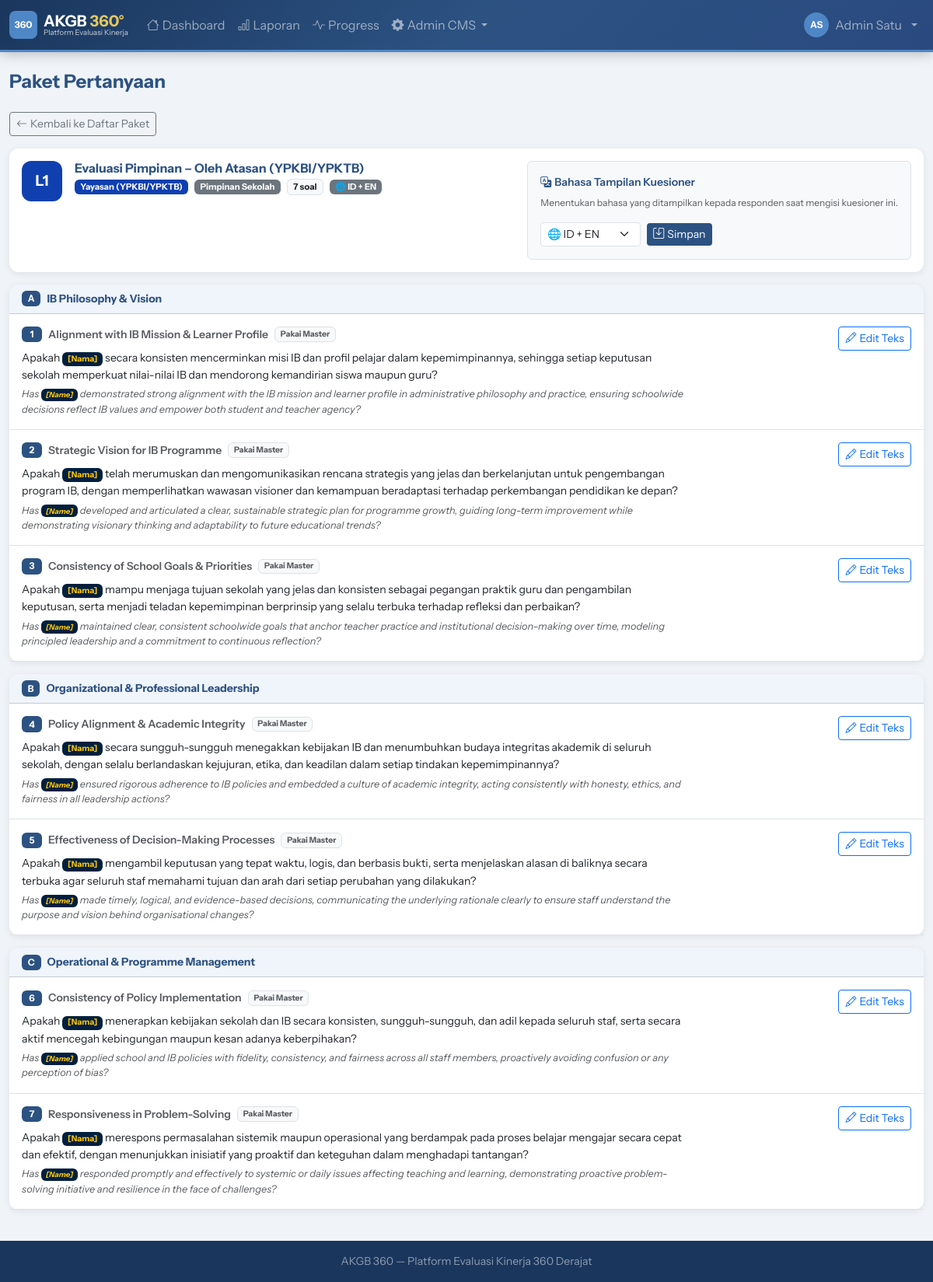
Screenshot of /demo/admin/questions_packages.php?pkg=1&et=leader (signed in) with the database file from the repository.
### tables this page shows
CREATE TABLE `packages` (
  `id` int NOT NULL AUTO_INCREMENT,
  `code` varchar(20) NOT NULL,
  `name` varchar(200) NOT NULL,
  `eval_type_id` int NOT NULL,
  `period_id` int DEFAULT NULL COMMENT 'NULL = template global, ada nilai = terikat periode',
  `respondent_type` varchar(50) NOT NULL,
  `description` text,
  `is_self_reflection` tinyint(1) DEFAULT '0',
  `question_lang` enum('both','id','en') NOT NULL DEFAULT 'both',
  PRIMARY KEY (`id`),
  KEY `eval_type_id` (`eval_type_id`),
  KEY `period_id` (`period_id`),
  CONSTRAINT `packages_ibfk_1` FOREIGN KEY (`eval_type_id`) REFERENCES `eval_types` (`id`),
  CONSTRAINT `packages_ibfk_2` FOREIGN KEY (`period_id`) REFERENCES `eval_periods` (`id`) ON DELETE SET NULL
);

CREATE TABLE `eval_types` (
  `id` int NOT NULL AUTO_INCREMENT,
  `code` varchar(20) NOT NULL,
  `name` varchar(100) NOT NULL,
  PRIMARY KEY (`id`),
  UNIQUE KEY `code` (`code`)
);

CREATE TABLE `package_questions` (
  `id` int NOT NULL AUTO_INCREMENT,
  `package_id` int NOT NULL,
  `question_id` int NOT NULL,
  `question_id_text_override` text COMMENT 'Override teks ID untuk paket ini (NULL = pakai master)',
  `question_en_text_override` text COMMENT 'Override teks EN untuk paket ini (NULL = pakai master)',
  `order_num` int DEFAULT '0',
  PRIMARY KEY (`id`),
  KEY `package_id` (`package_id`),
  KEY `question_id` (`question_id`),
  CONSTRAINT `package_questions_ibfk_1` FOREIGN KEY (`package_id`) REFERENCES `packages` (`id`) ON DELETE CASCADE,
  CONSTRAINT `package_questions_ibfk_2` FOREIGN KEY (`question_id`) REFERENCES `questions` (`id`)
);

CREATE TABLE `standards` (
  `id` int NOT NULL AUTO_INCREMENT,
  `domain_id` int NOT NULL,
  `name` varchar(250) NOT NULL,
  `description` text,
  `extended_description` text,
  `elaboration_id` text,
  `elaboration_en` text,
  `order_num` int DEFAULT '0',
  PRIMARY KEY (`id`),
  KEY `domain_id` (`domain_id`),
  CONSTRAINT `standards_ibfk_1` FOREIGN KEY (`domain_id`) REFERENCES `domains` (`id`)
);

CREATE TABLE `questions` (
  `id` int NOT NULL AUTO_INCREMENT,
  `standard_id` int NOT NULL,
  `question_id_text` text NOT NULL,
  `question_en_text` text NOT NULL,
  PRIMARY KEY (`id`),
  KEY `standard_id` (`standard_id`),
  CONSTRAINT `questions_ibfk_1` FOREIGN KEY (`standard_id`) REFERENCES `standards` (`id`)
);

### public_html/demo/includes/db.php (called while the page is built, shortened)
<?php
class Database {
    private static ?PDO $instance = null;
    public static function getInstance(): PDO {
        if (self::$instance === null) {
            $dsn = "mysql:host=" . DB_HOST . ";dbname=" . DB_NAME . ";charset=" . DB_CHARSET;
            $options = [
                PDO::ATTR_ERRMODE            => PDO::ERRMODE_EXCEPTION,
                PDO::ATTR_DEFAULT_FETCH_MODE => PDO::FETCH_ASSOC,
                PDO::ATTR_EMULATE_PREPARES   => false,
            ];
            try {
                self::$instance = new PDO($dsn, DB_USER, DB_PASS, $options);
            } catch (PDOException $e) {
                die(json_encode(['error' => 'Database connection failed: ' . $e->getMessage()]));
            }
        }
        return self::$instance;
    }
    public static function query(string $sql, array $params = []): PDOStatement {
        $stmt = self::getInstance()->prepare($sql);
        $stmt->execute($params);
        return $stmt;
    }
    public static function fetchAll(string $sql, array $params = []): array {
        return self::query($sql, $params)->fetchAll();
    }
    public static function fetchOne(string $sql, array $params = []): ?array {
        $row = self::query($sql, $params)->fetch();
        return $row ?: null;
    }
}

### public_html/demo/includes/functions.php (called while the page is built, shortened)
<?php
function h(string $s = ''): string {
    return htmlspecialchars($s, ENT_QUOTES, 'UTF-8');
}

### public_html/demo/admin/questions_packages.php (the view, shortened to what this page needs)
<?php
require_once __DIR__ . '/../includes/db.php';
require_once __DIR__ . '/../includes/functions.php';
require_once __DIR__ . '/../includes/layout.php';
$viewPkg  = (int)($_GET['pkg'] ?? 0);
$filterEt = $_GET['et'] ?? '';
$pkgDetail    = null;
$pkgQuestions = [];
if ($viewPkg) {
    $pkgDetail = Database::fetchOne("
        SELECT p.*, et.name as et_name, pw.weight
        FROM packages p
        JOIN eval_types et ON et.id = p.eval_type_id
        LEFT JOIN package_weights pw ON pw.package_id = p.id
        WHERE p.id = ?
    ", [$viewPkg]);
    if ($pkgDetail) {
        $rows = Database::fetchAll("
            SELECT
                pq.id as pq_id, pq.order_num,
                pq.question_id_text_override,
                pq.question_en_text_override,
                q.id as q_id,
                q.question_id_text as master_id,
                q.question_en_text as master_en,
                s.id as s_id, s.name as s_name,
                d.name as d_name, d.code as d_code
            FROM package_questions pq
            JOIN questions q ON pq.question_id = q.id
            JOIN standards s ON q.standard_id = s.id
            JOIN domains d ON s.domain_id = d.id
            WHERE pq.package_id = ?
            ORDER BY pq.order_num
        ", [$viewPkg]);
        $byDomain = [];
        foreach ($rows as $r) {
            $byDomain[$r['d_code']]['name']  = $r['d_name'];
            $byDomain[$r['d_code']]['code']  = $r['d_code'];
            $byDomain[$r['d_code']]['items'][] = $r;
        }
        $pkgQuestions = $byDomain;
    }
}
$respColors = [
    'atasan'        => ['bg'=>'#1040B0','label'=>'Yayasan (YPKBI/YPKTB)'],
    'leader'        => ['bg'=>'#7c3aed','label'=>'Pimpinan Sekolah'],
    'peer'          => ['bg'=>'#6f42c1','label'=>'Rekan Sejawat'],
    'guru'          => ['bg'=>'#0891b2','label'=>'Guru'],
    'ortu'          => ['bg'=>'#d97706','label'=>'Komite Orang Tua'],
    'siswa'         => ['bg'=>'#16a34a','label'=>'OSIS / Siswa'],
    'student_class' => ['bg'=>'#0d9488','label'=>'Murid yang Diajar'],
    'self'          => ['bg'=>'#64748b','label'=>'Self Evaluation'],
];
$langOptions = [
    'both' => ['icon' => '🌐', 'label' => 'ID + EN',    'badge' => 'bg-secondary'],
    'id'   => ['icon' => '🇮🇩', 'label' => 'Indonesia', 'badge' => 'bg-primary'],
    'en'   => ['icon' => '🇬🇧', 'label' => 'English',   'badge' => 'bg-info text-dark'],
];
if ($viewPkg && $pkgDetail):
    $rc          = $respColors[$pkgDetail['respondent_type']] ?? ['bg'=>'#888','label'=>$pkgDetail['respondent_type']];
    $currentLang = $pkgDetail['question_lang'] ?? 'both';
    $lo          = $langOptions[$currentLang] ?? $langOptions['both'];
    $totalSoal   = array_sum(array_map(fn($d) => count($d['items']), $pkgQuestions));
?>
<div class="mb-3">
  <a href="<?= APP_URL ?>/admin/questions_packages.php?et=<?= urlencode($filterEt) ?>"
     class="btn btn-sm btn-outline-secondary">
    <i class="bi bi-arrow-left me-1"></i>Kembali ke Daftar Paket
  </a>
</div>
<div class="card mb-3">
  <div class="card-body py-3">
    <div class="d-flex align-items-start gap-3 flex-wrap">
      <div style="width:52px;height:52px;border-radius:12px;background:<?= $rc['bg'] ?>;display:flex;align-items:center;justify-content:center;color:white;font-size:1.2rem;font-weight:700;flex-shrink:0">
        <?= strtoupper(substr($pkgDetail['code'],0,2)) ?>
      </div>
      <div class="flex-grow-1">
        <h6 class="fw-bold text-navy mb-1"><?= h($pkgDetail['name']) ?></h6>
        <div class="d-flex gap-2 flex-wrap align-items-center">
          <span class="badge" style="background:<?= $rc['bg'] ?>;font-size:.7rem"><?= $rc['label'] ?></span>
          <span class="badge bg-secondary" style="font-size:.7rem"><?= $pkgDetail['et_name'] ?></span>
          <span class="badge bg-light text-dark border" style="font-size:.7rem">
            <?= $totalSoal ?> soal
          </span>
          <span class="badge <?= $lo['badge'] ?>" style="font-size:.7rem">
            <?= $lo['icon'] ?> <?= $lo['label'] ?>
          </span>
        </div>
      </div>
      <div class="border rounded p-3 bg-light" style="min-width:280px">
        <p class="small fw-semibold text-navy mb-2">
          <i class="bi bi-translate me-1"></i>Bahasa Tampilan Kuesioner
        </p>
        <p class="text-muted" style="font-size:.75rem;line-height:1.4">
          Menentukan bahasa yang ditampilkan kepada responden saat mengisi kuesioner ini.
        </p>
        <form method="POST" class="d-flex align-items-center gap-2 mt-2">
          <select name="question_lang" class="form-select form-select-sm" style="width:auto">
            <?php foreach ($langOptions as $val => $opt): ?>
            <option value="<?= $val ?>" <?= $currentLang === $val ? 'selected' : '' ?>>
              <?= $opt['icon'] ?> <?= $opt['label'] ?>
            </option>
            <?php endforeach; ?>
          </select>
          <button type="submit" class="btn btn-sm btn-navy">
            <i class="bi bi-save me-1"></i>Simpan
          </button>
        </form>
      </div>
    </div>
  </div>
</div>
<?php $qNum = 0; foreach ($pkgQuestions as $dCode => $domain): ?>
<div class="card mb-3">
  <div class="card-header py-2 d-flex align-items-center gap-2" style="background:#f0f4fb">
    <span class="badge badge-navy"><?= h($domain['code']) ?></span>
    <strong class="text-navy small"><?= h($domain['name']) ?></strong>
  </div>
  <div class="card-body p-0">
    <?php foreach ($domain['items'] as $q):
      $qNum++;
      $activeId   = $q['question_id_text_override'] ?: $q['master_id'];
      $activeEn   = $q['question_en_text_override'] ?: $q['master_en'];
      $isOverride = !empty($q['question_id_text_override']);
    ?>
    <div class="border-bottom px-3 py-3">
      <div class="row align-items-start">
        <div class="col-md-9">
          <div class="d-flex align-items-center gap-2 mb-2">
            <span class="badge badge-navy" style="min-width:26px"><?= $qNum ?></span>
            <span class="small fw-semibold text-muted"><?= h($q['s_name']) ?></span>
            <?php if ($isOverride): ?>
            <span class="badge bg-warning text-dark" style="font-size:.65rem">Adaptasi Paket</span>
            <?php else: ?>
            <span class="badge bg-light text-muted border" style="font-size:.65rem">Pakai Master</span>
            <?php endif; ?>
          </div>
          <?php if (in_array($currentLang, ['both','id'])): ?>
          <p class="mb-1 small" style="line-height:1.6">
            <?= str_replace('[Nama]','<span class="badge" style="background:#001f3e;color:#ffc901">[Nama]</span>',h($activeId)) ?>
          </p>
          <?php endif; ?>
          <?php if (in_array($currentLang, ['both','en']) && $activeEn): ?>
          <p class="mb-0 text-muted" style="font-size:.8rem;font-style:italic">
            <?= str_replace('[Name]','<span class="badge" style="background:#001f3e;color:#ffc901">[Name]</span>',h($activeEn)) ?>
          </p>
          <?php endif; ?>
        </div>
        <div class="col-md-3 text-md-end mt-2 mt-md-0">
          <button class="btn btn-sm btn-outline-primary"
            data-bs-toggle="modal" data-bs-target="#editPQ<?= $q['pq_id'] ?>">
            <i class="bi bi-pencil me-1"></i>Edit Teks
          </button>
        </div>
      </div>
    </div>
    <?php endforeach; ?>
  </div>
</div>
<?php endforeach; ?>
<?php
endif; ?>

### public_html/demo/assets/css/style.css (style rules this page uses)
:root { --ktb-navy: #2C5282; --ktb-navy-dark: #1A365D; --ktb-navy-light: #2A4A7F; --ktb-blue: #4F86C6; --ktb-blue-light: #6B9FD4; --ktb-blue-dark: #3A6FA8; --ktb-gold: #E2C860; --ktb-gold-light: #EDF2F7; --ktb-sunshade: #ff9a31; --ktb-aqua: #F0F4F8; --ktb-platinum: #C3D9ED; --ktb-gray: #F0F4F8; }
body { background: var(--ktb-aqua); min-height: 100vh; display: flex; flex-direction: column; font-family: 'Instrument Sans', 'Segoe UI', system-ui, sans-serif; }
.text-navy { color: var(--ktb-navy) !important; }
.card { border: none; box-shadow: 0 2px 10px rgba(0,0,0,.08); border-radius: 12px; }
.card-header { background: var(--ktb-navy); color: white; border-radius: 12px 12px 0 0 !important; font-weight: 600; }
.btn-navy { background: var(--ktb-navy); color: white; border: none; }
.badge-navy { background: var(--ktb-navy); color: white; }

### rows the page displays
packages: code "L1", name "Evaluasi Pimpinan – Oleh Atasan (YPKBI/YPKTB)", respondent_type "Yayasan (YPKBI/YPKTB)", eval_type.name "Pimpinan Sekolah", question_lang "🌐", question_lang "ID + EN", question_lang "🌐 ID + EN"
package_questions: standards.name "Alignment with IB Mission & Learner Profile", shows "Pakai Master", question_id_text_override.question_id_text "Apakah [Nama] secara konsisten mencerminkan misi IB dan profil pelajar dalam kepemimpinannya, sehingga setiap keputusan sekolah memperkuat nilai-nilai IB dan mendorong kemandirian siswa maupun guru?", question_en_text_override.question_en_text "Has [Name] demonstrated strong alignment with the IB mission and learner profile in administrative philosophy and practice, ensuring schoolwide decisions reflect IB values and empower both student and teacher agency?"
package_questions: standards.name "Strategic Vision for IB Programme", shows "Pakai Master", question_id_text_override.question_id_text "Apakah [Nama] telah merumuskan dan mengomunikasikan rencana strategis yang jelas dan berkelanjutan untuk pengembangan program IB, dengan memperlihatkan wawasan visioner dan kemampuan beradaptasi terhadap perkembangan pendidikan ke depan?", question_en_text_override.question_en_text "Has [Name] developed and articulated a clear, sustainable strategic plan for programme growth, guiding long-term improvement while demonstrating visionary thinking and adaptability to future educational trends?"
package_questions: standards.name "Consistency of School Goals & Priorities", shows "Pakai Master", question_id_text_override.question_id_text "Apakah [Nama] mampu menjaga tujuan sekolah yang jelas dan konsisten sebagai pegangan praktik guru dan pengambilan keputusan, serta menjadi teladan kepemimpinan berprinsip yang selalu terbuka terhadap refleksi dan perbaikan?", question_en_text_override.question_en_text "Has [Name] maintained clear, consistent schoolwide goals that anchor teacher practice and institutional decision-making over time, modeling principled leadership and a commitment to continuous reflection?"
package_questions: standards.name "Policy Alignment & Academic Integrity", shows "Pakai Master", question_id_text_override.question_id_text "Apakah [Nama] secara sungguh-sungguh menegakkan kebijakan IB dan menumbuhkan budaya integritas akademik di seluruh sekolah, dengan selalu berlandaskan kejujuran, etika, dan keadilan dalam setiap tindakan kepemimpinannya?", question_en_text_override.question_en_text "Has [Name] ensured rigorous adherence to IB policies and embedded a culture of academic integrity, acting consistently with honesty, ethics, and fairness in all leadership actions?"
package_questions: standards.name "Effectiveness of Decision-Making Processes", shows "Pakai Master", question_id_text_override.question_id_text "Apakah [Nama] mengambil keputusan yang tepat waktu, logis, dan berbasis bukti, serta menjelaskan alasan di baliknya secara terbuka agar seluruh staf memahami tujuan dan arah dari setiap perubahan yang dilakukan?", question_en_text_override.question_en_text "Has [Name] made timely, logical, and evidence-based decisions, communicating the underlying rationale clearly to ensure staff understand the purpose and vision behind organisational changes?"
package_questions: standards.name "Consistency of Policy Implementation", shows "Pakai Master", question_id_text_override.question_id_text "Apakah [Nama] menerapkan kebijakan sekolah dan IB secara konsisten, sungguh-sungguh, dan adil kepada seluruh staf, serta secara aktif mencegah kebingungan maupun kesan adanya keberpihakan?", question_en_text_override.question_en_text "Has [Name] applied school and IB policies with fidelity, consistency, and fairness across all staff members, proactively avoiding confusion or any perception of bias?"
package_questions: standards.name "Responsiveness in Problem-Solving", shows "Pakai Master", question_id_text_override.question_id_text "Apakah [Nama] merespons permasalahan sistemik maupun operasional yang berdampak pada proses belajar mengajar secara cepat dan efektif, dengan menunjukkan inisiatif yang proaktif dan keteguhan dalam menghadapi tantangan?", question_en_text_override.question_en_text "Has [Name] responded promptly and effectively to systemic or daily issues affecting teaching and learning, demonstrating proactive problem-solving initiative and resilience in the face of challenges?"

### other values shown
$initials "AS"
$name "Admin Satu"
$title "Paket Pertanyaan"
$totalSoal "7"
$domain['code'] "A"
$domain['name'] "IB Philosophy & Vision"
$domain['code'] "B"
$domain['name'] "Organizational & Professional Leadership"
$domain['code'] "C"
$domain['name'] "Operational & Programme Management"
